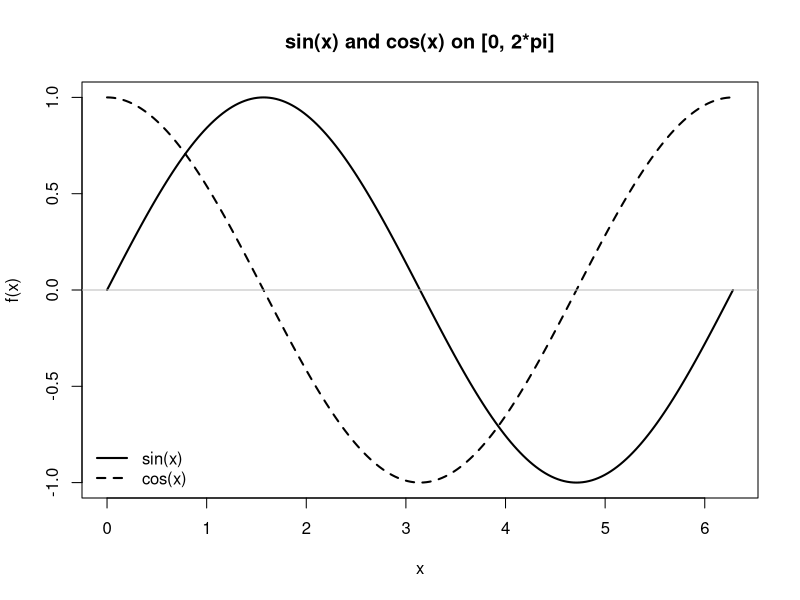
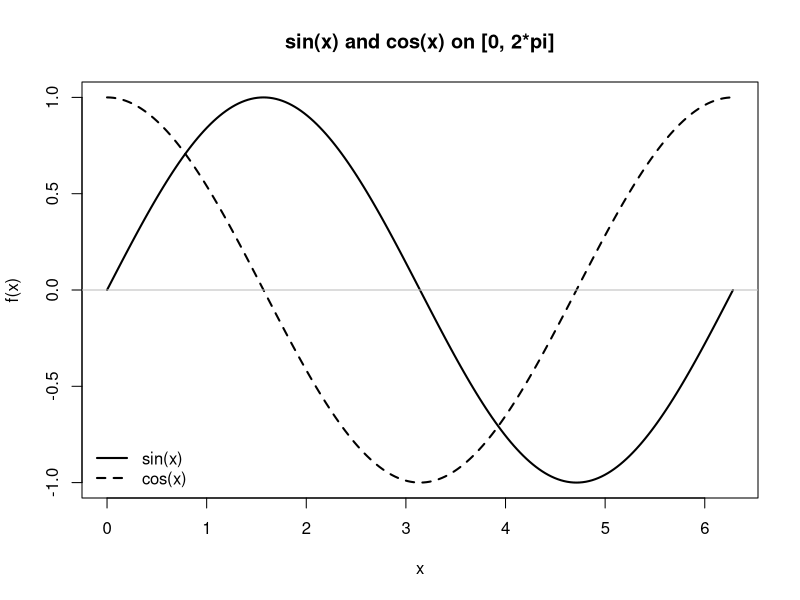

These figures' R source, in order:
# plot_function.R
# MATH 166 -- Statistics (Prof. Andreas Mang)
# Homework 1 helper: plot a function.
#
# Evaluate sin(x) and cos(x) on a grid of points in [0, 2*pi] and plot both,
# with axis labels, a title, a legend, and a reference line at 0. The figure is
# saved as hw01-sine.png, ready to go into your PDF. Base R only; no packages
# needed.
#
# Run:  source("plot_function.R")     (in R or RStudio, from this folder)

x <- seq(0, 2 * pi, length.out = 201)    # 201 equally spaced points from 0 to 2*pi
y <- sin(x)                               # sin acts on every entry of x at once

# the plot, as a function, so that we can draw it twice: on the screen and into a file
draw_plot <- function() {
  plot(x, y, type = "l", lwd = 2, xlab = "x", ylab = "f(x)",
       main = "sin(x) and cos(x) on [0, 2*pi]")
  lines(x, cos(x), lwd = 2, lty = 2)
  abline(h = 0, col = "gray")                                # reference line at 0
  legend("bottomleft", legend = c("sin(x)", "cos(x)"), lwd = 2, lty = c(1, 2),
         bty = "n")
}

draw_plot()                                                  # on the screen

png("hw01-sine.png", width = 960, height = 720, res = 150)   # open a file to draw into
draw_plot()
invisible(dev.off())                                         # close it: this writes the file
cat("saved the figure as hw01-sine.png\n")

# -----------------------------------------------------------------------------
# This script is part of STAN (Statistics: Theory, Applications & Numerics),
# the code repository for MATH 166 at Tufts University:
# https://github.com/andreasmang/stan
